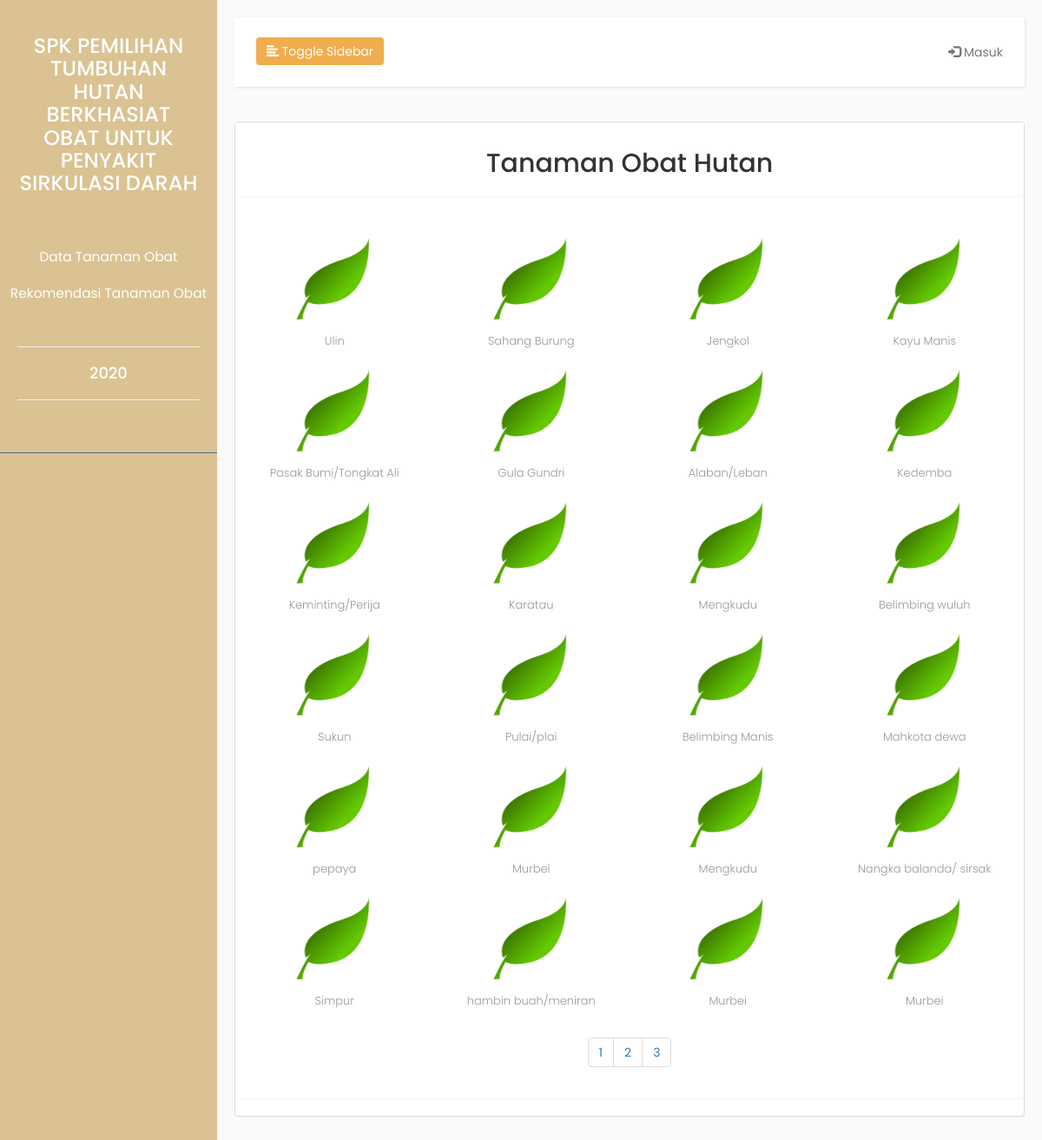
The app's page /data_tanaman.php with its own data.
### tables this page shows
CREATE TABLE `tumbuhan_obat` (
  `id_tumbuhan` int(11) NOT NULL,
  `nama_tumbuhan` varchar(255) NOT NULL,
  `khasiat` varchar(255) NOT NULL,
  `cara_pengolahan` varchar(255) NOT NULL,
  `cara_penggunaan` varchar(255) NOT NULL,
  `bagian_tumbuhan` varchar(255) NOT NULL,
  `jenis_tumbuhan` varchar(255) NOT NULL,
  `latin` varchar(255) DEFAULT NULL,
  `famili` varchar(255) DEFAULT NULL,
  `resep` text,
  `gambar` varchar(255) DEFAULT NULL,
  `qi` float DEFAULT NULL
);

### data_tanaman.php (the view, shortened to what this page needs)
<?php
include "koneksi.php";
?>
<html>
    <head>
        <link rel="stylesheet" href="asset/bootstrap/css/bootstrap.css">
        <link rel="stylesheet" href="asset/index.css">
    </head>
    <body>
        <div class="wrapper">
          <nav id="sidebar" style="background-color: #dac292">
                <div class="sidebar-header" style="background-color: #dac292">
                    <a href="index.php"><center>
                    <h3><center>SPK PEMILIHAN TUMBUHAN HUTAN BERKHASIAT OBAT UNTUK PENYAKIT SIRKULASI DARAH</center></h3>
                    </center>
                        </a></strong>
                </div>
                <ul class="list-unstyled components">
                    <li>
                        <a href="data_tanaman.php">
                            <center>
                            Data Tanaman Obat
                            </center>
                        </a>
                    </li>
                    <li>
                      <a href="rekomendasi.php" aria-expanded="false">
                            <center>
                            Rekomendasi Tanaman Obat
                            </center>
                            </a>
                    </li>
                <ul class="list-unstyled CTAs">
                    <hr>
                    <center>
                        <h4><?php echo date('Y') ?></h4>
                    </center>
                    <hr>
                </ul>
            </nav>
            <div id="content">
                <nav class="navbar navbar-default">
                    <div class="container-fluid">
                        <div class="navbar-header">
                            <button type="button" id="sidebarCollapse" class="btn btn-warning navbar-btn">
                                <i class="glyphicon glyphicon-align-left"></i>
                                <span>Toggle Sidebar</span>
                            </button>
                        </div>
                        <ul class="nav navbar-nav navbar-right">
                            <li><a href="login.php"><span class="glyphicon glyphicon-log-in"></span> Masuk</a></li>
                        </ul>
                    </div>
                </nav>
                <div class="panel panel-default">
                <center>
                <div class="panel panel-heading">
                    <h2>Tanaman Obat Hutan</h2>
                </div>
                <div class="panel panel-body">
                 <div class="row">
                  <?php
                  $halaman = 24;
                  $page = isset($_GET['ke']) ? (int)$_GET['ke'] : 1;
                  $mulai = ($page>1) ? ($page * $halaman) - $halaman : 0;
                  $sql = "select * from tumbuhan_obat";
                  $hasil = mysqli_query($dbh, $sql);
                  $total = mysqli_num_rows($hasil);
                  $tampil = ceil($total/$halaman);
                  $sqlu = "select * from tumbuhan_obat LIMIT $mulai, $halaman" ;
                  $query = mysqli_query($dbh, $sqlu) or die(mysqli_error($dbh));
                 while ($data = mysqli_fetch_assoc($query)) {
                   ?>
                  <div class="col-lg-3">
                      <a href="wiki_tumbuhan.php?pohon=<?php echo $data['id_tumbuhan'] ?>">
                        <img src="gambar/<?php
                        if(empty($data['gambar'])){
                            echo "daun-kartun-png-1.png";
                        }else{
                            echo $data['gambar'];
                        }?>"
                        alt="<?php echo $data['nama_tumbuhan']; ?>" width="140" height="120">
                        <div class="desc">
                          <p style="font-size:13px;">
                           <?php echo $data['nama_tumbuhan']; ?>
                          </p>
                        </div>
                      </a>
                  </div>
                  <?php
                 } ?>
                </div>
                <div class="pagination">
                <?php for ($i=1; $i<=$tampil ; $i++){ ?>
                  <li><a href="?ke=<?php echo $i; ?>"><?php echo $i; ?></a>
               </li>
                <?php } ?>
                </div>
                </center>
                </div>
                </div>
        </div>
    </body>
</html>

### asset/index.css (style rules this page uses)
body { font-family: 'Poppins', sans-serif; background: #fafafa; }
p { font-family: 'Poppins', sans-serif; font-size: 1.1em; font-weight: 300; line-height: 1.7em; color: #999; }
a, a:hover, a:focus { color: inherit; text-decoration: none; transition: all 0.3s; }
.navbar { padding: 15px 10px; background: #fff; border: none; border-radius: 0; margin-bottom: 40px; box-shadow: 1px 1px 3px rgba(0, 0, 0, 0.1); }
.navbar-btn { box-shadow: none; outline: none !important; border: none; }
i, span { display: inline-block; }
.wrapper { display: flex; align-items: stretch; }
#sidebar { min-width: 250px; max-width: 250px; background: #7386D5; color: #fff; transition: all 0.3s; }
#sidebar ul li a { text-align: left; }
#sidebar .sidebar-header { padding: 20px; background: #6d7fcc; }
#sidebar ul.components { padding: 20px 0; border-bottom: 1px solid #47748b; }
#sidebar ul li a { padding: 10px; font-size: 1.1em; display: block; }
a[aria-expanded="false"]::before, a[aria-expanded="true"]::before { content: '\e259'; display: block; position: absolute; right: 20px; font-family: 'Glyphicons Halflings'; font-size: 0.6em; }
ul.CTAs { padding: 20px; }
#content { padding: 20px; min-height: 100vh; transition: all 0.3s; }

### records on screen
tumbuhan_obat: nama_tumbuhan "Ulin"
tumbuhan_obat: nama_tumbuhan "Sahang Burung"
tumbuhan_obat: nama_tumbuhan "Jengkol"
tumbuhan_obat: nama_tumbuhan "Kayu Manis"
tumbuhan_obat: nama_tumbuhan "Pasak Bumi/Tongkat Ali"
tumbuhan_obat: nama_tumbuhan "Gula Gundri"
tumbuhan_obat: nama_tumbuhan "Alaban/Leban"
tumbuhan_obat: nama_tumbuhan "Kedemba"
tumbuhan_obat: nama_tumbuhan "Keminting/Perija"
tumbuhan_obat: nama_tumbuhan "Karatau"
tumbuhan_obat: nama_tumbuhan "Mengkudu"
tumbuhan_obat: nama_tumbuhan "Belimbing wuluh"
tumbuhan_obat: nama_tumbuhan "Sukun"
tumbuhan_obat: nama_tumbuhan "Pulai/plai"
tumbuhan_obat: nama_tumbuhan "Belimbing Manis"
tumbuhan_obat: nama_tumbuhan "Mahkota dewa"
tumbuhan_obat: nama_tumbuhan "pepaya"
tumbuhan_obat: nama_tumbuhan "Murbei"
tumbuhan_obat: nama_tumbuhan "Mengkudu"
tumbuhan_obat: nama_tumbuhan "Nangka balanda/ sirsak"
tumbuhan_obat: nama_tumbuhan "Simpur"
tumbuhan_obat: nama_tumbuhan "hambin buah/meniran"
tumbuhan_obat: nama_tumbuhan "Murbei"
tumbuhan_obat: nama_tumbuhan "Murbei"
